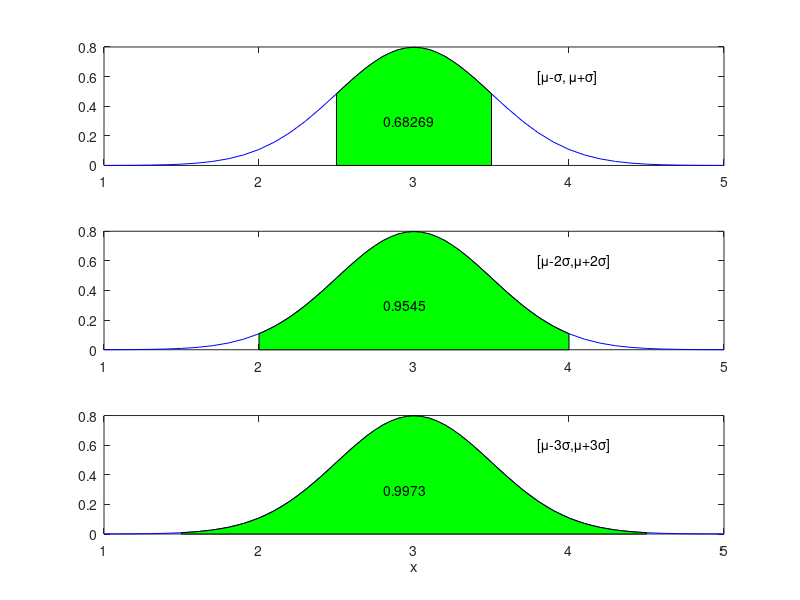

The MATLAB source for this figure:
% 20130502 XY511 18:20
% AbrahamX @ NWPU
% Sample on Normal Distribution
% FBI Warning: You must have a good command of Data Structure
% before turning yourself into, either an engineer or scientist.
% Data Structure & Algorithm matters, and matters a lot.
mu = 3;
sigma = 0.5;  % average & standard deviation
x = mu + sigma*[-3: -1, 1: 3];
yf = normcdf(x, mu, sigma);  % Vantage point----English
P = [yf(4)-yf(3),  yf(5)-yf(2), yf(6)-yf(1)];  % Calc shadow area
xd = 1: 0.1: 5;
yd = normpdf(xd, mu, sigma);
clf
for k = 1:3
  % -------Calculation for Filling Shadow Area-------
  xx = x(4-k): sigma/10: x(3+k);  % [3,4;2,5;,1,6]
  yy = normpdf(xx, mu, sigma);
  % -------End of This Shadow-Filling Calculat-------
  subplot(3, 1, k)
  plot(xd, yd, 'b')  % plot
  hold on
  fill([x(4-k),xx,x(3+k)], [0,yy,0], 'g')  % fill, a great command
  hold off
  if (k < 2)  % In this case, k can only be 1
    text(3.8, 0.6, '[{\mu}-{\sigma}, {\mu}+{\sigma}]')
  else
    kk = int2str(k);
    text(3.8, 0.6, ['[{\mu}-',kk,'{\sigma},{\mu}+',kk,'{\sigma}]'])
  end
  text(2.8, 0.3, num2str(P(k)))
  shg
end
xlabel('x')
shg




% Comment: For programs like this, you should bite it with the
% help of textbooks, and if necessary, great Professors. Do never
% be afraid of asking for help. After all, I'm a genius in this
% field----social engineering.

% Comment: This is a GREAT example. Review those codes more
% often; bet you will learn something from it.

% Comment: Keep being a master of language and I bet I SHALL
% benefit even more from it. Language as a means of communication.
% Aha, I am MYSELF and MYSELF only. Do not try to mock any other,
% but I could learn good traits from others. This is different.

% Comment: Well, then you can image what a fucking life Miss
% Liu would have after her marriage. Cute story, fucking story.